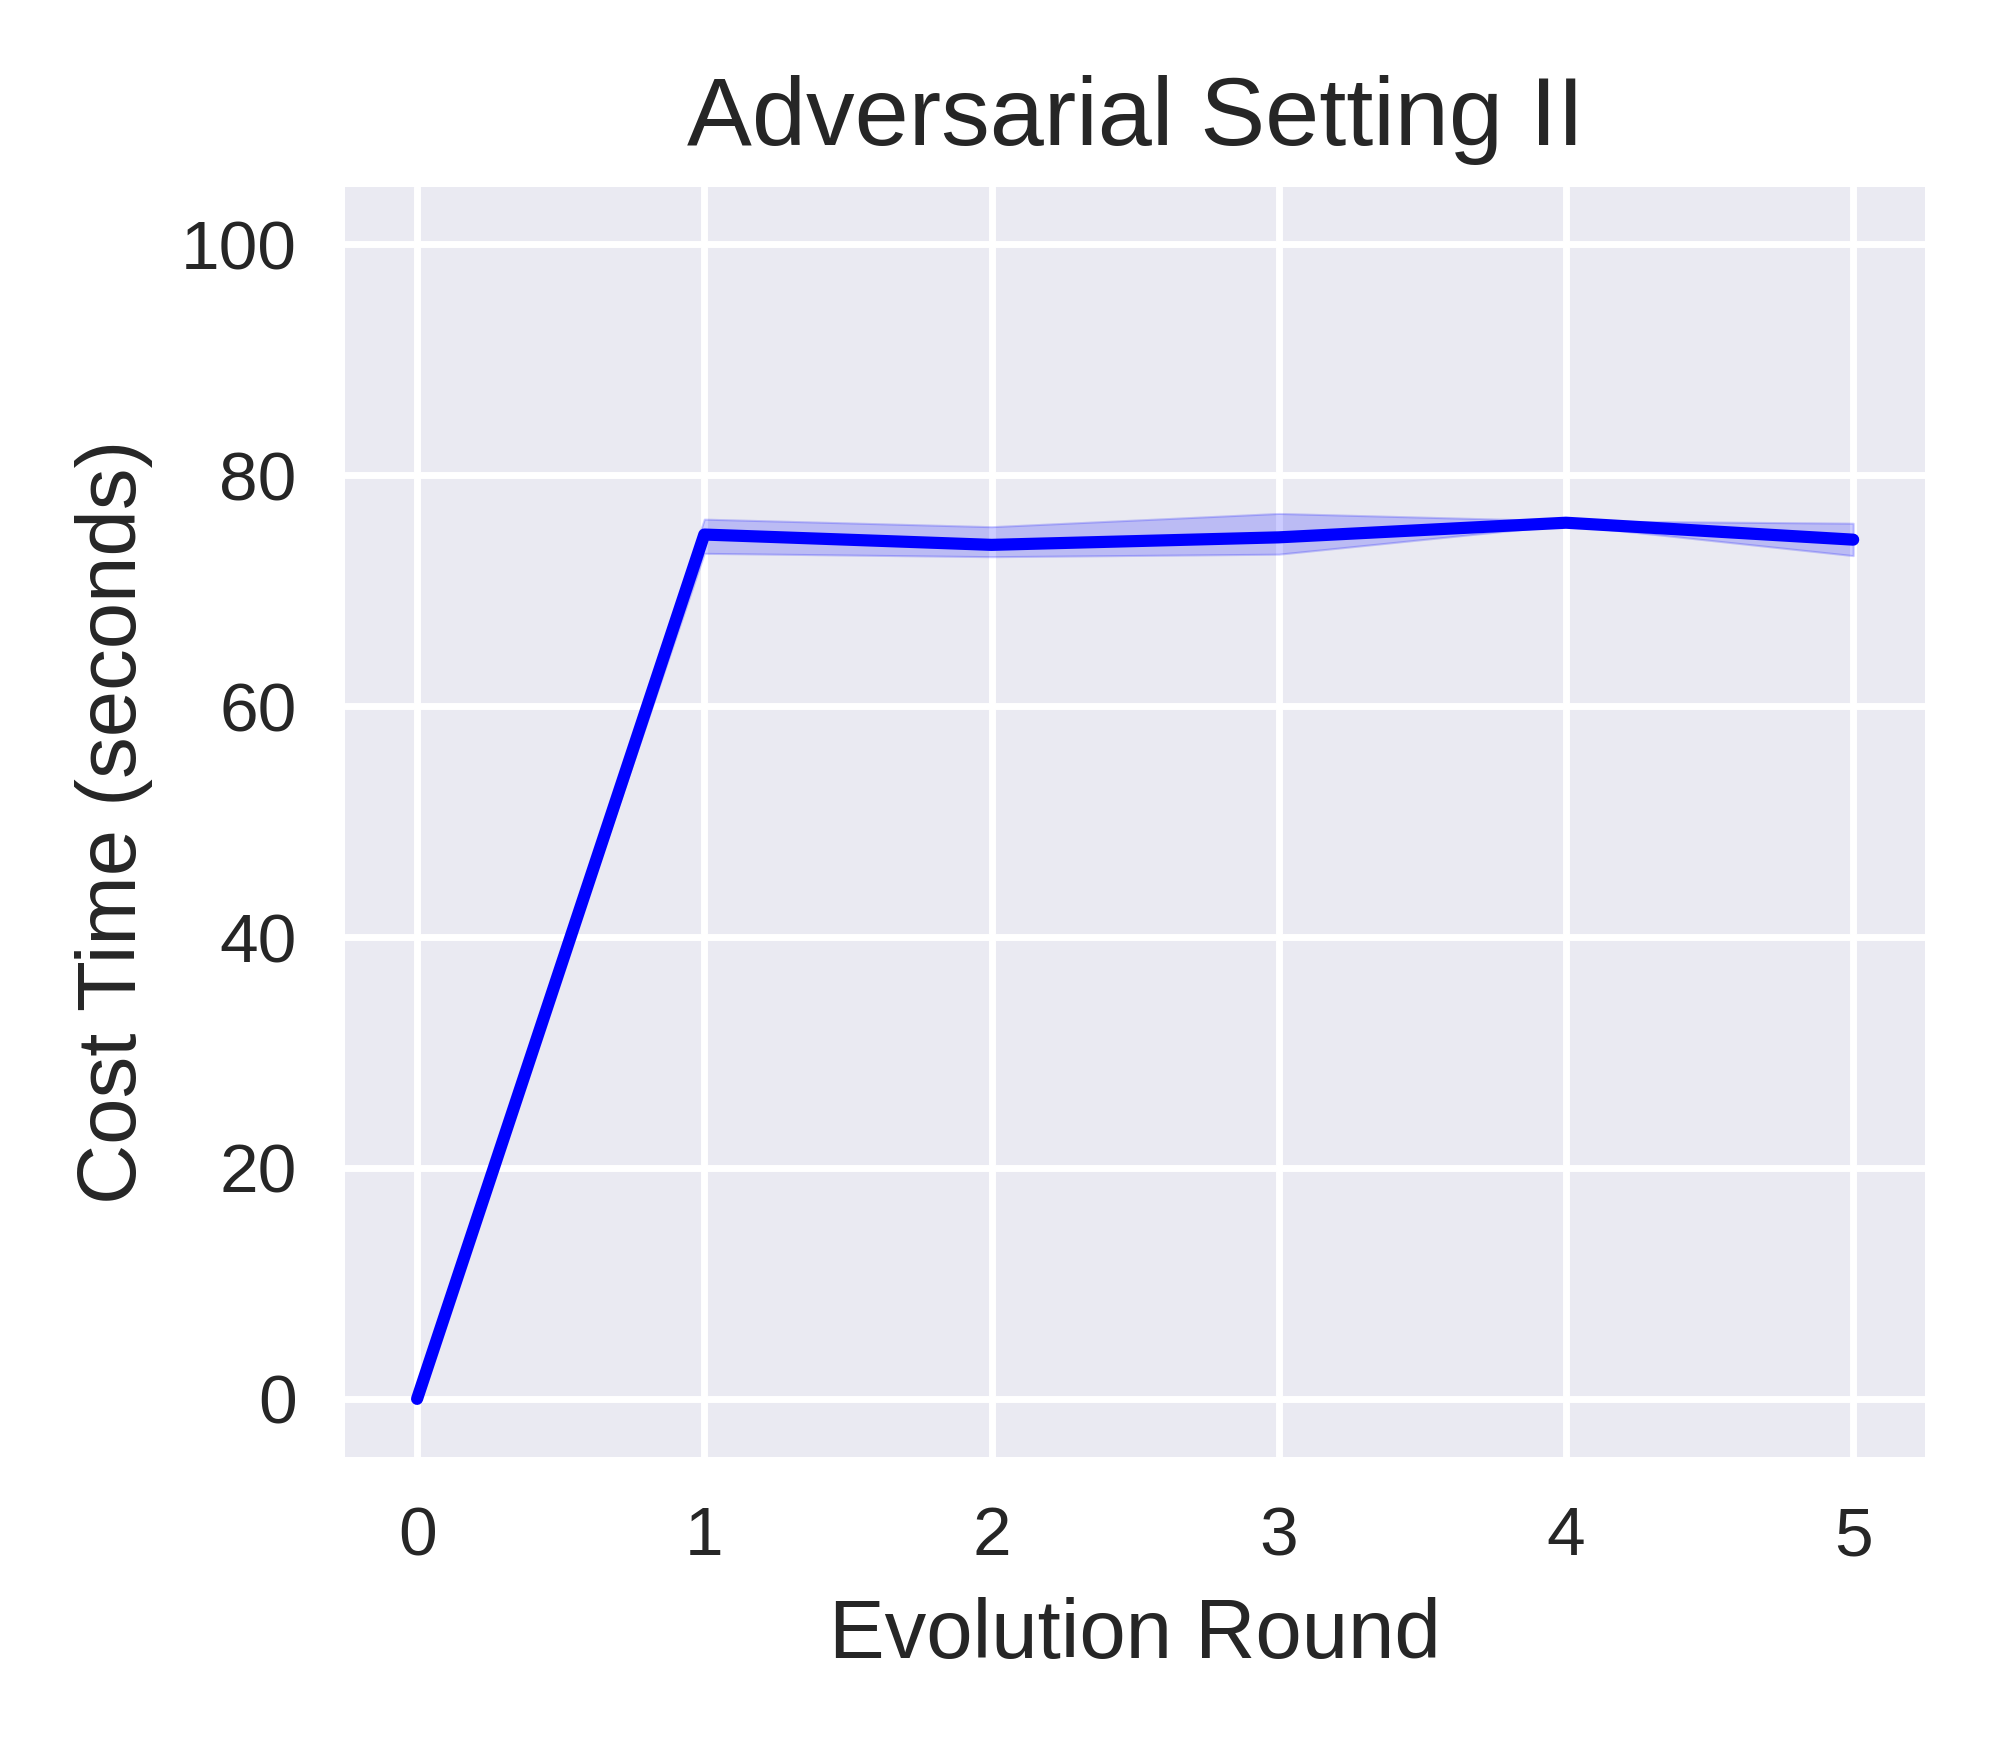

Write the Python code that produced this figure.
import matplotlib.pyplot as plt
import pandas as pd
import seaborn as sns

advset2_rounds05_costtime_on_advmal_file = pd.read_csv('cost_time_list_advset2_round5_seed012.csv')
advset2_rounds05_costtime_on_advmal_df = pd.DataFrame(advset2_rounds05_costtime_on_advmal_file)

advset2_rounds05_costtime_on_advmal_seed_0_df = advset2_rounds05_costtime_on_advmal_df.drop(columns=['seed1','seed2'])  
advset2_rounds05_costtime_on_advmal_seed_0_df.rename(columns={'seed0': 'costtime'}, inplace=True)

advset2_rounds05_costtime_on_advmal_seed_1_df = advset2_rounds05_costtime_on_advmal_df.drop(columns=['seed0','seed2'])  
advset2_rounds05_costtime_on_advmal_seed_1_df.rename(columns={'seed1': 'costtime'}, inplace=True)

advset2_rounds05_costtime_on_advmal_seed_2_df = advset2_rounds05_costtime_on_advmal_df.drop(columns=['seed0','seed1'])  
advset2_rounds05_costtime_on_advmal_seed_2_df.rename(columns={'seed2': 'costtime'}, inplace=True)

print("advset2_rounds05_costtime_on_advmal_df:\n",advset2_rounds05_costtime_on_advmal_df)  
print("advset2_rounds05_costtime_on_advmal_seed_0_df:\n",advset2_rounds05_costtime_on_advmal_seed_0_df)  
print("advset2_rounds05_costtime_on_advmal_seed_1_df:\n",advset2_rounds05_costtime_on_advmal_seed_1_df)  
print("advset2_rounds05_costtime_on_advmal_seed_2_df:\n",advset2_rounds05_costtime_on_advmal_seed_2_df)  



advset2_rounds05_costtime_on_advmal_merge_df = pd.concat([advset2_rounds05_costtime_on_advmal_seed_0_df, advset2_rounds05_costtime_on_advmal_seed_1_df, advset2_rounds05_costtime_on_advmal_seed_2_df])
# advset2_rounds05_costtime_on_advmal_merge_df = pd.concat([advset2_rounds05_costtime_on_advmal_df, advset2_rounds05_costtime_on_advmal_df, advset2_rounds05_costtime_on_advmal_df])

print("advset2_rounds05_costtime_on_advmal_merge_df:\n",advset2_rounds05_costtime_on_advmal_merge_df)  

advset2_rounds05_costtime_on_advmal_merge_df = advset2_rounds05_costtime_on_advmal_merge_df.reset_index(drop=True)

print("advset2_rounds05_costtime_on_advmal_merge_df:\n",advset2_rounds05_costtime_on_advmal_merge_df)  


# sns.set_theme(style="darkgrid")
plt.style.use('seaborn') 
# plt.style.use('default') 
# plt.style.use('seaborn-deep') 

# plt.figure(figsize=(4, 3.5), dpi=500)
_, ax = plt.subplots(nrows=1, ncols=1, figsize=(4, 3.5), tight_layout=True, dpi=500) #dpi=100 分辨率


sns_plot=sns.lineplot(data=advset2_rounds05_costtime_on_advmal_merge_df, x='round', y='costtime', color='b')
ax.set_xlabel('Evolution Round', fontsize=12)
ax.set_ylabel('Cost Time (seconds)', fontsize=12)
ax.set_title('Adversarial Setting II', fontsize=14); 
plt.ylim(-5, 105)

savepath = f'/home/huan1932/ARIoTEDef/drawfigure/advset2/compare-nums/costtime'
savename = f'line-shadow-figure-advset2-round05-costtime-seed012'
plt.savefig(fname=f'{savepath}/{savename}.png',dpi=500)
plt.close   

#-----------------------------------------------------------

advset2_rounds10_costtime_on_advmal_file = pd.read_csv('cost_time_list_advset2_round10_seed012.csv')
advset2_rounds10_costtime_on_advmal_df = pd.DataFrame(advset2_rounds10_costtime_on_advmal_file)

advset2_rounds10_costtime_on_advmal_seed_0_df = advset2_rounds10_costtime_on_advmal_df.drop(columns=['seed1','seed2'])  
advset2_rounds10_costtime_on_advmal_seed_0_df.rename(columns={'seed0': 'costtime'}, inplace=True)

advset2_rounds10_costtime_on_advmal_seed_1_df = advset2_rounds10_costtime_on_advmal_df.drop(columns=['seed0','seed2'])  
advset2_rounds10_costtime_on_advmal_seed_1_df.rename(columns={'seed1': 'costtime'}, inplace=True)

advset2_rounds10_costtime_on_advmal_seed_2_df = advset2_rounds10_costtime_on_advmal_df.drop(columns=['seed0','seed1'])  
advset2_rounds10_costtime_on_advmal_seed_2_df.rename(columns={'seed2': 'costtime'}, inplace=True)

print("advset2_rounds10_costtime_on_advmal_df:\n",advset2_rounds10_costtime_on_advmal_df)  
print("advset2_rounds10_costtime_on_advmal_seed_0_df:\n",advset2_rounds10_costtime_on_advmal_seed_0_df)  
print("advset2_rounds10_costtime_on_advmal_seed_1_df:\n",advset2_rounds10_costtime_on_advmal_seed_1_df)  
print("advset2_rounds10_costtime_on_advmal_seed_2_df:\n",advset2_rounds10_costtime_on_advmal_seed_2_df)  



advset2_rounds10_costtime_on_advmal_merge_df = pd.concat([advset2_rounds10_costtime_on_advmal_seed_0_df, advset2_rounds10_costtime_on_advmal_seed_1_df, advset2_rounds10_costtime_on_advmal_seed_2_df])
# advset2_rounds10_costtime_on_advmal_merge_df = pd.concat([advset2_rounds10_costtime_on_advmal_df, advset2_rounds10_costtime_on_advmal_df, advset2_rounds10_costtime_on_advmal_df])

print("advset2_rounds10_costtime_on_advmal_merge_df:\n",advset2_rounds10_costtime_on_advmal_merge_df)  

advset2_rounds10_costtime_on_advmal_merge_df = advset2_rounds10_costtime_on_advmal_merge_df.reset_index(drop=True)

print("advset2_rounds10_costtime_on_advmal_merge_df:\n",advset2_rounds10_costtime_on_advmal_merge_df)  


# sns.set_theme(style="darkgrid")
plt.style.use('seaborn') 
# plt.style.use('default') 
# plt.style.use('seaborn-deep') 

# plt.figure(figsize=(4, 3.5), dpi=500)
_, ax = plt.subplots(nrows=1, ncols=1, figsize=(4, 3.5), tight_layout=True, dpi=500) #dpi=100 分辨率


sns_plot=sns.lineplot(data=advset2_rounds10_costtime_on_advmal_merge_df, x='round', y='costtime', color='b')
ax.set_xlabel('Evolution Round', fontsize=12)
ax.set_ylabel('Cost Time (seconds)', fontsize=12)
ax.set_title('Adversarial Setting II', fontsize=14); 
plt.ylim(-5, 105)

savepath = f'/home/huan1932/ARIoTEDef/drawfigure/advset2/compare-nums/costtime'
savename = f'line-shadow-figure-advset2-round10-costtime-seed012'
plt.savefig(fname=f'{savepath}/{savename}.png',dpi=500)
plt.close   

#--------------------------
advset2_rounds20_costtime_on_advmal_file = pd.read_csv('cost_time_list_advset2_round20_seed012.csv')
advset2_rounds20_costtime_on_advmal_df = pd.DataFrame(advset2_rounds20_costtime_on_advmal_file)

advset2_rounds20_costtime_on_advmal_seed_0_df = advset2_rounds20_costtime_on_advmal_df.drop(columns=['seed1','seed2'])  
advset2_rounds20_costtime_on_advmal_seed_0_df.rename(columns={'seed0': 'costtime'}, inplace=True)

advset2_rounds20_costtime_on_advmal_seed_1_df = advset2_rounds20_costtime_on_advmal_df.drop(columns=['seed0','seed2'])  
advset2_rounds20_costtime_on_advmal_seed_1_df.rename(columns={'seed1': 'costtime'}, inplace=True)

advset2_rounds20_costtime_on_advmal_seed_2_df = advset2_rounds20_costtime_on_advmal_df.drop(columns=['seed0','seed1'])  
advset2_rounds20_costtime_on_advmal_seed_2_df.rename(columns={'seed2': 'costtime'}, inplace=True)

print("advset2_rounds20_costtime_on_advmal_df:\n",advset2_rounds20_costtime_on_advmal_df)  
print("advset2_rounds20_costtime_on_advmal_seed_0_df:\n",advset2_rounds20_costtime_on_advmal_seed_0_df)  
print("advset2_rounds20_costtime_on_advmal_seed_1_df:\n",advset2_rounds20_costtime_on_advmal_seed_1_df)  
print("advset2_rounds20_costtime_on_advmal_seed_2_df:\n",advset2_rounds20_costtime_on_advmal_seed_2_df)  



advset2_rounds20_costtime_on_advmal_merge_df = pd.concat([advset2_rounds20_costtime_on_advmal_seed_0_df, advset2_rounds20_costtime_on_advmal_seed_1_df, advset2_rounds20_costtime_on_advmal_seed_2_df])
# advset2_rounds20_costtime_on_advmal_merge_df = pd.concat([advset2_rounds20_costtime_on_advmal_df, advset2_rounds20_costtime_on_advmal_df, advset2_rounds20_costtime_on_advmal_df])

print("advset2_rounds20_costtime_on_advmal_merge_df:\n",advset2_rounds20_costtime_on_advmal_merge_df)  

advset2_rounds20_costtime_on_advmal_merge_df = advset2_rounds20_costtime_on_advmal_merge_df.reset_index(drop=True)

print("advset2_rounds20_costtime_on_advmal_merge_df:\n",advset2_rounds20_costtime_on_advmal_merge_df)  


# sns.set_theme(style="darkgrid")
plt.style.use('seaborn') 
# plt.style.use('default') 
# plt.style.use('seaborn-deep') 

# plt.figure(figsize=(4, 3.5), dpi=500)
_, ax = plt.subplots(nrows=1, ncols=1, figsize=(4, 3.5), tight_layout=True, dpi=500) #dpi=100 分辨率


sns_plot=sns.lineplot(data=advset2_rounds20_costtime_on_advmal_merge_df, x='round', y='costtime', color='b')
ax.set_xlabel('Evolution Round', fontsize=12)
ax.set_ylabel('Cost Time (seconds)', fontsize=12)
ax.set_title('Adversarial Setting II', fontsize=14); 
plt.ylim(-5, 105)

savepath = f'/home/huan1932/ARIoTEDef/drawfigure/advset2/compare-nums/costtime'
savename = f'line-shadow-figure-advset2-round20-costtime-seed012'
plt.savefig(fname=f'{savepath}/{savename}.png',dpi=500)
plt.close   


#----------------------------------------

# sns.set_theme(style="darkgrid")
plt.style.use('seaborn') 
# plt.style.use('default') 
# plt.style.use('seaborn-deep') 

# plt.figure(figsize=(4, 3.5), dpi=500)
_, ax = plt.subplots(nrows=1, ncols=1, figsize=(4, 3.5), tight_layout=True, dpi=500) #dpi=100 分辨率




sns_plot=sns.lineplot(data=advset2_rounds20_costtime_on_advmal_merge_df, x='round', y='costtime', color='b', label='Round=20, AdvSet Size=15')



sns_plot=sns.lineplot(data=advset2_rounds10_costtime_on_advmal_merge_df, x='round', y='costtime', color='r', label='Round=10, AdvSet Size=28')


sns_plot=sns.lineplot(data=advset2_rounds05_costtime_on_advmal_merge_df, x='round', y='costtime', color='g', label='Round=05, AdvSet Size=53')

ax.set_xlabel('Evolution Round', fontsize=12)
ax.set_ylabel('Cost Time (seconds)', fontsize=12)
ax.set_title('Adversarial Setting II', fontsize=14); 
plt.ylim(-5, 105)
plt.legend(loc='lower right')
plt.xlim(0, 5)

savepath = f'/home/huan1932/ARIoTEDef/drawfigure/advset2/compare-nums/costtime'
savename = f'line-shadow-figure-advset2-round051020-costtime-seed012'
plt.savefig(fname=f'{savepath}/{savename}.png',dpi=500)
plt.close   